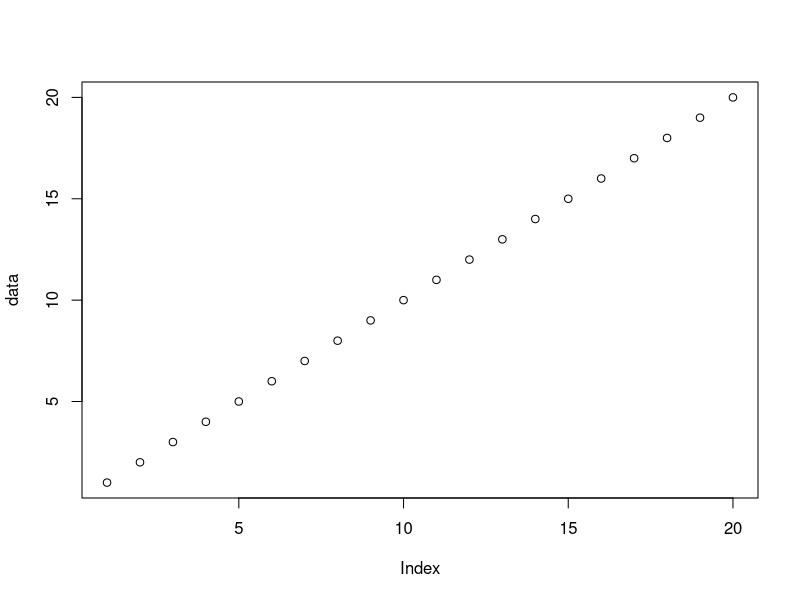
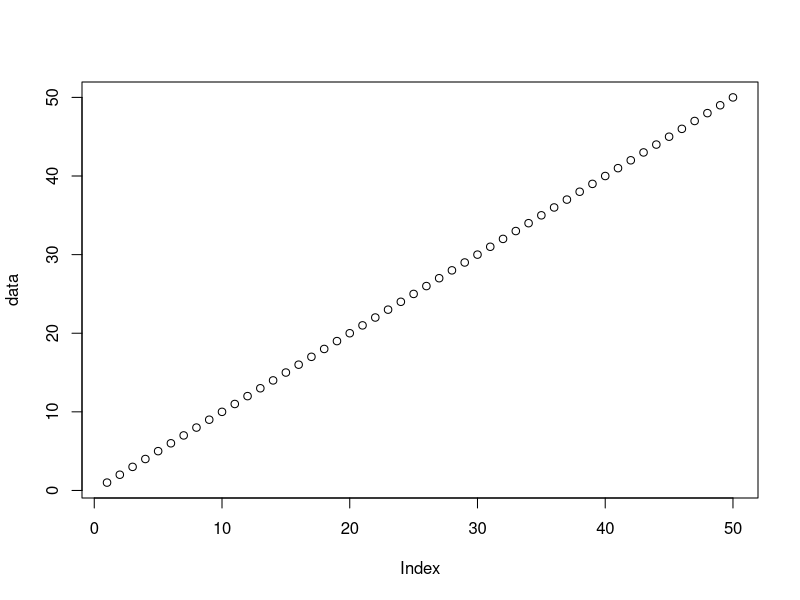
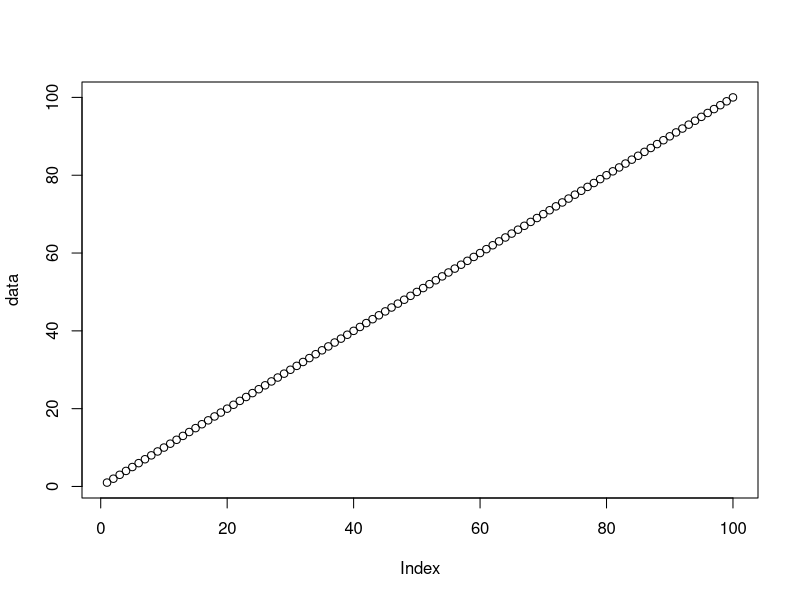

These charts were generated, in order, by the following R code:
## ---- chunk 1
data <- c(1:20)
## ---- chunk 2
plot(data)
## ---- chunk 3
data <- c(1:50)
## ---- chunk 4
plot(data)
## ---- chunk 5
data <- c(1:100)
## ---- chunk 6
plot(data)
